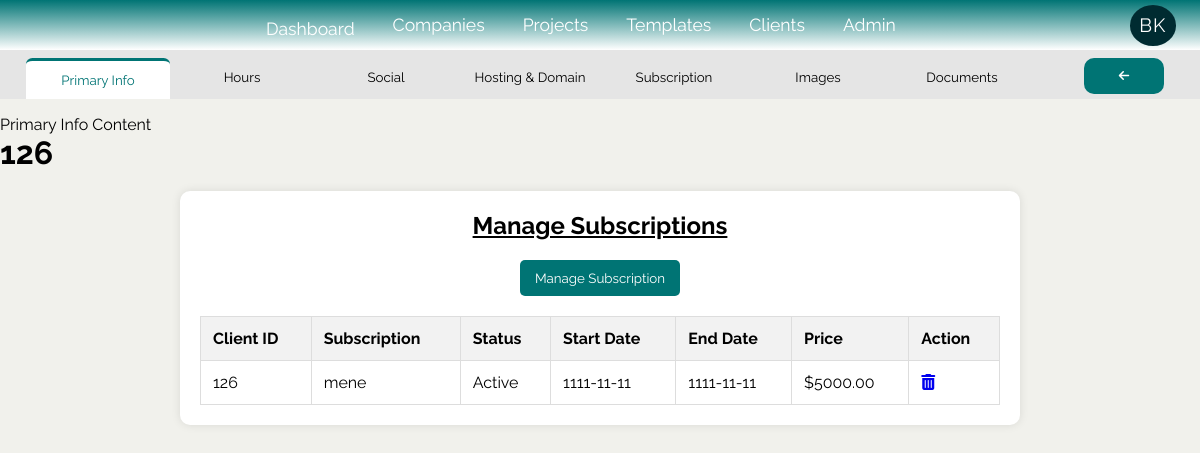
/Subscription.php?Id=126, run on the app's committed database.
### tables this page shows
CREATE TABLE `clients` (
  `client_name` varchar(255) NOT NULL,
  `business_name` varchar(255) NOT NULL,
  `website` varchar(255) NOT NULL,
  `Id` int(11) NOT NULL,
  `short_description` text DEFAULT NULL,
  `long_description` text DEFAULT NULL,
  `phone` varchar(20) DEFAULT NULL,
  `mobile` varchar(20) DEFAULT NULL,
  `fax` varchar(20) DEFAULT NULL,
  `toll_free` varchar(20) DEFAULT NULL,
  `country` varchar(100) DEFAULT NULL,
  `address` varchar(255) DEFAULT NULL,
  `city` varchar(100) DEFAULT NULL,
  `state` varchar(100) DEFAULT NULL,
  `zip` varchar(20) DEFAULT NULL,
  `time_zone` varchar(50) DEFAULT NULL,
  `map` text DEFAULT NULL,
  `booking_link` text DEFAULT NULL,
  `business_category` varchar(255) DEFAULT NULL,
  `services_offered` text DEFAULT NULL,
  `brands_carried` text DEFAULT NULL,
  `monday_active` tinyint(1) DEFAULT 0,
  `monday_start` time DEFAULT '09:00:00',
  `monday_end` time DEFAULT '18:00:00',
  `tuesday_active` tinyint(1) DEFAULT 0,
  `tuesday_start` time DEFAULT '09:00:00',
  `tuesday_end` time DEFAULT '18:00:00',
  `wednesday_active` tinyint(1) DEFAULT 0,
  `wednesday_start` time DEFAULT '09:00:00',
  `wednesday_end` time DEFAULT '18:00:00',
  `thursday_active` tinyint(1) DEFAULT 0,
  `thursday_start` time DEFAULT '09:00:00',
  `thursday_end` time DEFAULT '18:00:00',
  `friday_active` tinyint(1) DEFAULT 0,
  `friday_start` time DEFAULT '09:00:00',
  `friday_end` time DEFAULT '18:00:00',
  `saturday_active` tinyint(1) DEFAULT 0,
  `saturday_start` time DEFAULT '09:00:00',
  `saturday_end` time DEFAULT '18:00:00',
  `sunday_active` tinyint(1) DEFAULT 0,
  `sunday_start` time DEFAULT '09:00:00',
  `sunday_end` time DEFAULT '18:00:00',
  `facebook` varchar(255) DEFAULT NULL,
  `twitter` varchar(255) DEFAULT NULL,
  `instagram` varchar(255) DEFAULT NULL,
  `linkedin` varchar(255) DEFAULT NULL,
  `youtube` varchar(255) DEFAULT NULL,
  `custom_name` varchar(255) DEFAULT NULL,
  `custom_link` varchar(255) DEFAULT NULL,
  `hosting_provider` varchar(255) DEFAULT NULL,
  `hosting_plan` varchar(255) DEFAULT NULL,
  `hosting_start_date` date DEFAULT NULL,
  `hosting_renewal_date` date DEFAULT NULL,
  `hosting_cost` decimal(10,2) DEFAULT NULL,
  `ip_address` varchar(45) DEFAULT NULL,
  `domain_name` varchar(255) DEFAULT NULL,
  `domain_registration_date` date DEFAULT NULL,
  `domain_expiry_date` date DEFAULT NULL,
  `domain_cost` decimal(10,2) DEFAULT NULL,
  `ssl_provider` varchar(255) DEFAULT NULL,
  `ssl_expiry_date` date DEFAULT NULL,
  `ssl_installation_date` date DEFAULT NULL,
  `billing_frequency` varchar(255) DEFAULT NULL,
  `last_payment_date` date DEFAULT NULL,
  `next_billing_date` date DEFAULT NULL,
  `total_amount_due` decimal(10,2) DEFAULT NULL,
  `payment_method` varchar(255) DEFAULT NULL,
  `subscription_plan` varchar(255) DEFAULT NULL,
  `subscription_status` varchar(50) DEFAULT NULL,
  `subscription_start_date` date DEFAULT NULL,
  `subscription_end_date` date DEFAULT NULL,
  `subscription_price` decimal(10,2) DEFAULT NULL,
  `logo` varchar(255) DEFAULT NULL,
  `favicon` varchar(255) DEFAULT NULL,
  `primary_image` varchar(255) DEFAULT NULL,
  `gallery` text DEFAULT NULL
);

### Subscription.php (the view, shortened to what this page needs)
<?php
$clientId = isset($_SESSION['clientId']) ? $_SESSION['clientId'] : '';
?>
<!DOCTYPE html>
<html lang="en">
<head>
    <link rel="stylesheet" href="https://cdnjs.cloudflare.com/ajax/libs/font-awesome/6.7.2/css/all.min.css">
</head>
<body>
    <?php
    include 'partials/navbar.php';
    include 'partials/AddClientNav.php';
    ?>
    <h1><?php echo $clientId ?></h1>
    <div class="container">
        <h2>Manage Subscriptions</h2>
        <button class="popup-btn" onclick="openPopup()">Manage Subscription</button>
        <table class="subscription-table">
            <thead>
                <tr>
                    <th>Client ID</th>
                    <th>Subscription</th>
                    <th>Status</th>
                    <th>Start Date</th>
                    <th>End Date</th>
                    <th>Price</th>
                    <th>Action</th>
                </tr>
            </thead>
            <tbody>
                <?php
                include "partials/sql-connction.php";
                $query = "SELECT Id, subscription_plan, subscription_status, subscription_start_date, subscription_end_date, subscription_price FROM clients Where Id='$clientId'";
                $result = $conn->query($query);
                if ($result->num_rows > 0) {
                    while ($row = $result->fetch_assoc()) {
                        echo "<tr>
                                <td>{$row['Id']}</td>
                                <td>{$row['subscription_plan']}</td>
                                <td>{$row['subscription_status']}</td>
                                <td>{$row['subscription_start_date']}</td>
                                <td>{$row['subscription_end_date']}</td>
                                <td>\${$row['subscription_price']}</td>
                                <td><a class='delete-btn' href='delete_subscription.php?Id={$row['Id']}'><i class='fas fa-trash-alt'></i></a></td>
                              </tr>";
                    }
                } else {
                    echo "<tr><td colspan='7'>No subscriptions found.</td></tr>";
                }
                ?>
            </tbody>
        </table>
    </div>
</body>
</html>

### public/css/navbar.css (style rules this page uses)
* { margin: 0; padding: 0; font-family: "Raleway", sans-serif; }
:root { --primary-color: #007474; --white-color: #2ecc71; --black-color: #333; --light_primary-color: #007474; }

### Subscription.php (style rules this page uses)
body { background-color: #f4f4f9; margin: 0; padding: 0; font-family: Arial, sans-serif; }
.container { max-width: 800px; margin: 20px auto; padding: 20px; background-color: white; border-radius: 10px; box-shadow: 0px 0px 10px rgba(0, 0, 0, 0.1); }
h2 { text-decoration: underline; text-align: center; }
.subscription-table { width: 100%; margin-top: 20px; border-collapse: collapse; }
.subscription-table th, .subscription-table td { padding: 12px; text-align: left; border: 1px solid #ddd; }
.subscription-table th { background-color: #f2f2f2; font-weight: bold; }
.popup-btn { background-color: #007474; color: white; padding: 10px 15px; border: none; border-radius: 5px; cursor: pointer; display: block; margin: 20px auto; }

### partials/AddClientNav.php (style rules this page uses)
body { background-color: #F1F1EC; }

### data on the page
clients: Id "126", subscription_plan "mene", subscription_status "Active", subscription_start_date "1111-11-11", subscription_end_date "1111-11-11", subscription_price "5000.00"

### other printed values
$clientId "126"
